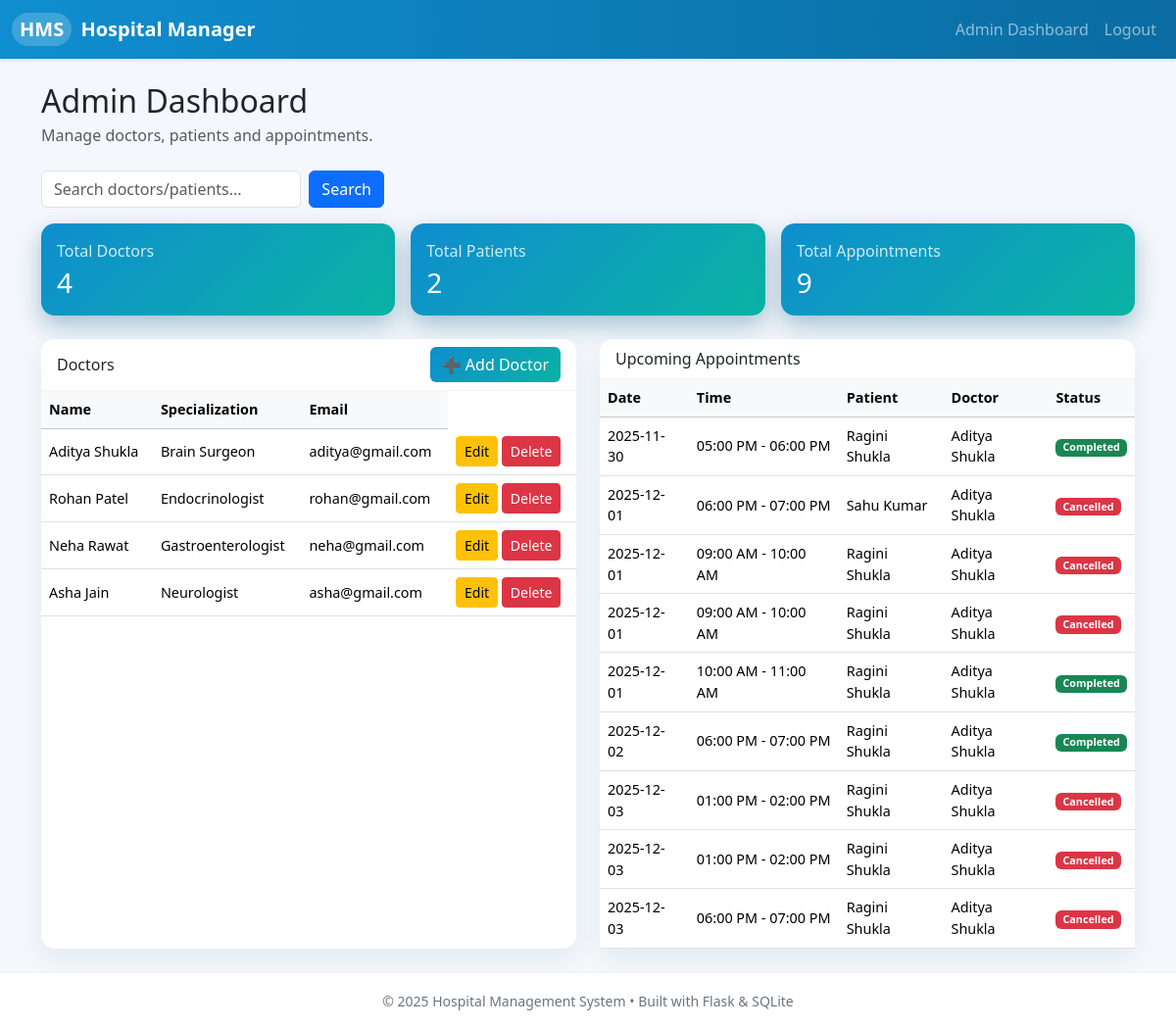
The page /admin (signed in) on the database its author committed.
### tables this page shows
CREATE TABLE doctors (
        id INTEGER PRIMARY KEY AUTOINCREMENT,
        user_id INTEGER NOT NULL,
        specialization TEXT NOT NULL,
        availability TEXT,
        FOREIGN KEY (user_id) REFERENCES users(id)
    );

CREATE TABLE users (
        id INTEGER PRIMARY KEY AUTOINCREMENT,
        name TEXT NOT NULL,
        email TEXT UNIQUE NOT NULL,
        hashed_password TEXT NOT NULL,
        role TEXT CHECK(role IN ('admin', 'doctor', 'patient')) NOT NULL
    );

CREATE TABLE appointments (
        id INTEGER PRIMARY KEY AUTOINCREMENT,
        patient_id INTEGER NOT NULL,
        doctor_id INTEGER NOT NULL,
        date TEXT NOT NULL,
        time TEXT NOT NULL,
        status TEXT CHECK(status IN ('Booked', 'Completed', 'Cancelled')) DEFAULT 'Booked',
        FOREIGN KEY (patient_id) REFERENCES patients(id),
        FOREIGN KEY (doctor_id) REFERENCES doctors(id)
    );

### app.py (the view)
@app.route("/admin") # Admin dashboard
@login_required
def admin():
    if current_user.role != "admin":
        return "Access Denied", 403
    con = sqlite3.connect("hospital.db")
    cur = con.cursor()
    cur.execute("SELECT COUNT(*) FROM users WHERE role='doctor'")
    total_doctors = cur.fetchone()[0]
    cur.execute("SELECT COUNT(*) FROM users WHERE role='patient'")
    total_patients = cur.fetchone()[0]
    cur.execute("SELECT COUNT(*) FROM appointments")
    total_appointments = cur.fetchone()[0]
    cur.execute("""SELECT users.name, doctors.specialization, users.email, doctors.id FROM doctors JOIN users ON doctors.user_id = users.id""")
    doctors = cur.fetchall()
    cur.execute("""
        SELECT appointments.date, appointments.time,
               p.name AS patient_name,
               d.name AS doctor_name,
               appointments.status
        FROM appointments
        JOIN patients ON appointments.patient_id = patients.id
        JOIN users p ON patients.user_id = p.id
        JOIN doctors ON appointments.doctor_id = doctors.id
        JOIN users d ON doctors.user_id = d.id
        ORDER BY appointments.date, appointments.time
    """)
    appointments = cur.fetchall()
    con.close()
    return render_template('admin_dashboard.html',total_doctors=total_doctors,total_patients=total_patients,total_appointments=total_appointments,doctors=doctors,appointments=appointments)

### app.py (called while the page is built)
@login_manager.user_loader # This is used by login manager to manage users
def load_user(user_id):
    row = get_user_by_id(user_id)
    if not row:
        return None
    return User(row[0], row[1], row[2], row[4])

### database.py (called while the page is built)
def get_user_by_id(user_id):
    con = sqlite3.connect("hospital.db")
    cursor = con.cursor()
    cursor.execute("SELECT * FROM users WHERE id = ?", (user_id,))
    user = cursor.fetchone()
    con.close()
    return user

### templates/admin_dashboard.html (shortened to what this page needs)
{% extends "base.html" %}
{% block content %}
<div class="d-flex justify-content-between align-items-center mb-4">
    <div>
        <h2 class="mb-1">Admin Dashboard</h2>
        <p class="text-muted mb-0">Manage doctors, patients and appointments.</p>
    </div>
</div>
<form action="/admin/search" method="GET" class="d-flex mb-3" style="max-width:350px;">
    <input name="query" class="form-control me-2" placeholder="Search doctors/patients...">
    <button class="btn btn-primary">Search</button>
</form>
<div class="row g-3 mb-4">
    <div class="col-md-4">
        <div class="card hms-stat-card">
            <div class="card-body">
                <p class="text-muted mb-1">Total Doctors</p>
                <h3 class="mb-0">{{ total_doctors | default(0) }}</h3>
            </div>
        </div>
    </div>
    <div class="col-md-4">
        <div class="card hms-stat-card">
            <div class="card-body">
                <p class="text-muted mb-1">Total Patients</p>
                <h3 class="mb-0">{{ total_patients | default(0) }}</h3>
            </div>
        </div>
    </div>
    <div class="col-md-4">
        <div class="card hms-stat-card">
            <div class="card-body">
                <p class="text-muted mb-1">Total Appointments</p>
                <h3 class="mb-0">{{ total_appointments | default(0) }}</h3>
            </div>
        </div>
    </div>
</div>
<div class="row g-4">
    <div class="col-lg-6">
        <div class="card hms-card h-100">
            <div class="card-header d-flex justify-content-between align-items-center">
                <span>Doctors</span>
                <a href="{{ url_for('add_doctor') }}" class="btn hms-btn-primary">➕ Add Doctor</a>
            </div>
            <div class="card-body p-0">
                <div class="table-responsive">
                    <table class="table mb-0 align-middle">
                        <thead class="table-light">
                        <tr>
                            <th>Name</th>
                            <th>Specialization</th>
                            <th>Email</th>
                        </tr>
                        </thead>
                        <tbody>
                        {% if doctors %}
                            {% for d in doctors %}
                                <tr>
                                    <td>{{ d[0] }}</td>
                                    <td>{{ d[1] }}</td>
                                    <td>{{ d[2] }}</td>
                                     <td>
                                        <a href="/edit_doctor/{{ d[3] }}" class="btn btn-warning btn-sm">Edit</a>
                                        <a href="/delete_doctor/{{ d[3] }}" class="btn btn-danger btn-sm"
                                           onclick="return confirm('Are you sure you want to delete this doctor?')">Delete</a>
                                    </td>
                                </tr>
                            {% endfor %}
                        {% else %}
                            <tr>
                                <td colspan="3" class="text-center text-muted py-3">
                                    No doctors added yet.
                                </td>
                            </tr>
                        {% endif %}
                        </tbody>
                    </table>
                </div>
            </div>
        </div>
    </div>
    <div class="col-lg-6">
        <div class="card hms-card h-100">
            <div class="card-header">
                Upcoming Appointments
            </div>
            <div class="card-body p-0">
                <div class="table-responsive">
                    <table class="table mb-0 align-middle">
                        <thead class="table-light">
                        <tr>
                            <th>Date</th>
                            <th>Time</th>
                            <th>Patient</th>
                            <th>Doctor</th>
                            <th>Status</th>
                        </tr>
                        </thead>
                        <tbody>
                        {% if appointments %}
                            {% for appt in appointments %}
                                <tr>
                                    <td>{{ appt[0] }}</td>
                                    <td>{{ appt[1] }}</td>
                                    <td>{{ appt[2] }}</td>
                                    <td>{{ appt[3] }}</td>
                                    <td>
                                        <span class="badge
                                            {% if appt[4] == 'Completed' %} bg-success
                                            {% elif appt[4] == 'Cancelled' %} bg-danger
                                            {% elif appt[4] == 'Booked' %} bg-primary
                                            {% else %} bg-secondary
                                            {% endif %}
                                        ">
                                            {{ appt[4] }}
                                        </span>
                                    </td>
                                </tr>
                            {% endfor %}
                        {% else %}
                            <tr>
                                <td colspan="5" class="text-center text-muted py-3">
                                    No appointments scheduled.
                                </td>
                            </tr>
                        {% endif %}
                        </tbody>
                    </table>
                </div>
            </div>
        </div>
    </div>
</div>
{% endblock %}

### static/css/styles.css (style rules this page uses)
body { background: #f4f7fb; font-family: system-ui, -apple-system, BlinkMacSystemFont, "Segoe UI", sans-serif; }
.hms-card { border: none; border-radius: 14px; box-shadow: 0 10px 25px rgba(15, 94, 138, 0.08); }
.hms-card .card-header { border-bottom: 1px solid rgba(0,0,0,0.05); background-color: #ffffff; border-radius: 14px 14px 0 0; }
.hms-stat-card { border: none; border-radius: 14px; background: linear-gradient(135deg, #0f8ecf, #0ab3a3); color: #fff; box-shadow: 0 10px 25px rgba(15, 94, 138, 0.35); }
.hms-stat-card .text-muted { color: rgba(255, 255, 255, 0.8) !important; }
.hms-btn-primary { background: linear-gradient(135deg, #0f8ecf, #0ab3a3); border: none; color: #fff; font-weight: 500; }
table thead { font-size: 0.9rem; }
table tbody td { font-size: 0.9rem; }

### rows shown on the page
doctors: name "Aditya Shukla", specialization "Brain Surgeon", email "aditya@gmail.com"
doctors: name "Rohan Patel", specialization "Endocrinologist", email "rohan@gmail.com"
doctors: name "Neha Rawat", specialization "Gastroenterologist", email "neha@gmail.com"
doctors: name "Asha Jain", specialization "Neurologist", email "asha@gmail.com"
appointments: date "2025-11-30", time "05:00 PM - 06:00 PM", name "Ragini Shukla", name "Aditya Shukla", status "Completed"
appointments: date "2025-12-01", time "06:00 PM - 07:00 PM", name "Sahu Kumar", name "Aditya Shukla", status "Cancelled"
appointments: date "2025-12-01", time "09:00 AM - 10:00 AM", name "Ragini Shukla", name "Aditya Shukla", status "Cancelled"
appointments: date "2025-12-01", time "09:00 AM - 10:00 AM", name "Ragini Shukla", name "Aditya Shukla", status "Cancelled"
appointments: date "2025-12-01", time "10:00 AM - 11:00 AM", name "Ragini Shukla", name "Aditya Shukla", status "Completed"
appointments: date "2025-12-02", time "06:00 PM - 07:00 PM", name "Ragini Shukla", name "Aditya Shukla", status "Completed"
appointments: date "2025-12-03", time "01:00 PM - 02:00 PM", name "Ragini Shukla", name "Aditya Shukla", status "Cancelled"
appointments: date "2025-12-03", time "01:00 PM - 02:00 PM", name "Ragini Shukla", name "Aditya Shukla", status "Cancelled"
appointments: date "2025-12-03", time "06:00 PM - 07:00 PM", name "Ragini Shukla", name "Aditya Shukla", status "Cancelled"

### other values the page prints
{{ total_doctors | default(0) }} "4"
{{ total_patients | default(0) }} "2"
{{ total_appointments | default(0) }} "9"
{{ 2025 }} "2025"
